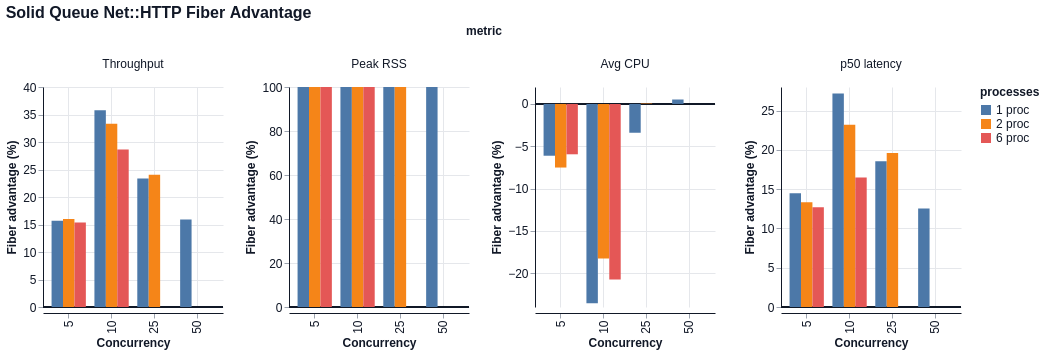

The specification (Vega-Lite) saved for this image:
### Vega-Lite specification from a JSON file in a GitHub repository (floating-point values rounded to 4 significant figures)
{"$schema": "https://vega.github.io/schema/vega-lite/v6.json", "title": "Solid Queue Net::HTTP Fiber Advantage", "data": {"values": [{"concurrency": 5, "processes": "1 proc", "metric": "Throughput", "value": 15.66}, {"concurrency": 5, "processes": "1 proc", "metric": "Peak RSS", "value": 100.0}, {"concurrency": 5, "processes": "1 proc", "metric": "Avg CPU", "value": -6.122}, {"concurrency": 5, "processes": "1 proc", "metric": "p50 latency", "value": 14.48}, {"concurrency": 10, "processes": "1 proc", "metric": "Throughput", "value": 35.77}, {"concurrency": 10, "processes": "1 proc", "metric": "Peak RSS", "value": 100.0}, {"concurrency": 10, "processes": "1 proc", "metric": "Avg CPU", "value": -23.57}, {"concurrency": 10, "processes": "1 proc", "metric": "p50 latency", "value": 27.18}, {"concurrency": 25, "processes": "1 proc", "metric": "Throughput", "value": 23.35}, {"concurrency": 25, "processes": "1 proc", "metric": "Peak RSS", "value": 100.0}, {"concurrency": 25, "processes": "1 proc", "metric": "Avg CPU", "value": -3.407}, {"concurrency": 25, "processes": "1 proc", "metric": "p50 latency", "value": 18.54}, {"concurrency": 50, "processes": "1 proc", "metric": "Throughput", "value": 15.9}, {"concurrency": 50, "processes": "1 proc", "metric": "Peak RSS", "value": 100.0}, {"concurrency": 50, "processes": "1 proc", "metric": "Avg CPU", "value": 0.5214}, {"concurrency": 50, "processes": "1 proc", "metric": "p50 latency", "value": 12.53}, {"concurrency": 5, "processes": "2 proc", "metric": "Throughput", "value": 16.0}, {"concurrency": 5, "processes": "2 proc", "metric": "Peak RSS", "value": 100.0}, {"concurrency": 5, "processes": "2 proc", "metric": "Avg CPU", "value": -7.518}, {"concurrency": 5, "processes": "2 proc", "metric": "p50 latency", "value": 13.35}, {"concurrency": 10, "processes": "2 proc", "metric": "Throughput", "value": 33.32}, {"concurrency": 10, "processes": "2 proc", "metric": "Peak RSS", "value": 100.0}, {"concurrency": 10, "processes": "2 proc", "metric": "Avg CPU", "value": -18.27}, {"concurrency": 10, "processes": "2 proc", "metric": "p50 latency", "value": 23.18}, {"concurrency": 25, "processes": "2 proc", "metric": "Throughput", "value": 24.05}, {"concurrency": 25, "processes": "2 proc", "metric": "Peak RSS", "value": 100.0}, {"concurrency": 25, "processes": "2 proc", "metric": "Avg CPU", "value": 0.05574}, {"concurrency": 25, "processes": "2 proc", "metric": "p50 latency", "value": 19.6}, {"concurrency": 5, "processes": "6 proc", "metric": "Throughput", "value": 15.36}, {"concurrency": 5, "processes": "6 proc", "metric": "Peak RSS", "value": 100.0}, {"concurrency": 5, "processes": "6 proc", "metric": "Avg CPU", "value": -5.953}, {"concurrency": 5, "processes": "6 proc", "metric": "p50 latency", "value": 12.7}, {"concurrency": 10, "processes": "6 proc", "metric": "Throughput", "value": 28.62}, {"concurrency": 10, "processes": "6 proc", "metric": "Peak RSS", "value": 100.0}, {"concurrency": 10, "processes": "6 proc", "metric": "Avg CPU", "value": -20.74}, {"concurrency": 10, "processes": "6 proc", "metric": "p50 latency", "value": 16.49}]}, "facet": {"column": {"field": "metric", "type": "nominal", "sort": ["Throughput", "Peak RSS", "Avg CPU", "p50 latency"]}}, "spec": {"width": 180, "height": 220, "layer": [{"mark": {"type": "rule", "color": "#111827", "strokeWidth": 1.5, "opacity": 0.75}, "encoding": {"y": {"datum": 0, "type": "quantitative", "title": "Fiber advantage (%)"}}}, {"mark": {"type": "bar", "tooltip": true}, "encoding": {"x": {"field": "concurrency", "type": "ordinal", "title": "Concurrency"}, "xOffset": {"field": "processes", "type": "nominal", "sort": ["1 proc", "2 proc", "6 proc"]}, "y": {"field": "value", "type": "quantitative", "title": "Fiber advantage (%)", "stack": null}, "color": {"field": "processes", "type": "nominal", "sort": ["1 proc", "2 proc", "6 proc"]}, "tooltip": [{"field": "metric", "type": "nominal"}, {"field": "concurrency", "type": "quantitative"}, {"field": "processes", "type": "nominal"}, {"field": "value", "type": "quantitative"}]}}]}, "resolve": {"scale": {"y": "independent"}}, "config": {"background": "white", "axis": {"labelFont": "Helvetica", "titleFont": "Helvetica", "labelFontSize": 12, "titleFontSize": 12, "labelColor": "#111827", "titleColor": "#111827", "domainColor": "#111827", "tickColor": "#9ca3af", "grid": true, "gridColor": "#e5e7eb"}, "header": {"labelFont": "Helvetica", "titleFont": "Helvetica", "labelFontSize": 12, "titleFontSize": 12, "labelColor": "#111827", "titleColor": "#111827"}, "legend": {"labelFont": "Helvetica", "titleFont": "Helvetica", "labelFontSize": 12, "titleFontSize": 12, "labelColor": "#111827", "titleColor": "#111827"}, "title": {"font": "Helvetica", "fontSize": 16, "anchor": "start", "color": "#111827"}, "view": {"stroke": null}}}
